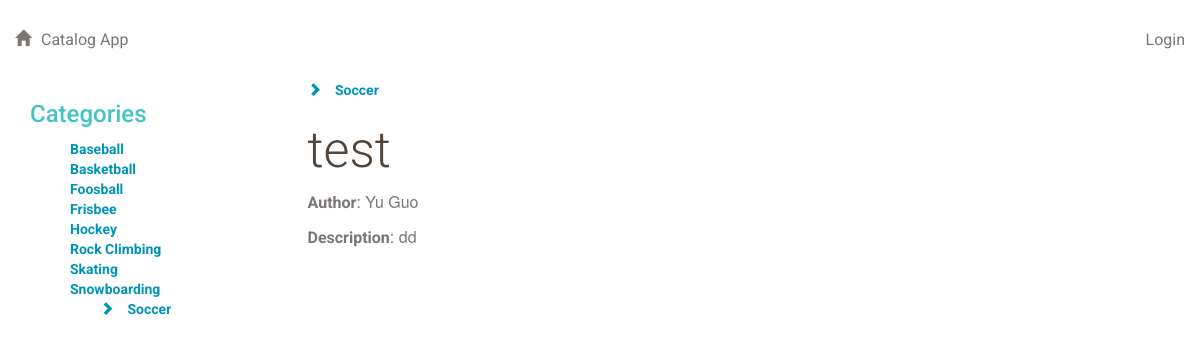
The app's page /catalog/Soccer/test/ with its own data.
### db.py (models this page shows, shortened)
class Category(Base):
    __tablename__ = 'category'
    id = Column(Integer, primary_key = True)
    name = Column(String(100), nullable = False, unique = True)
    user_id = Column(Integer, ForeignKey('user.id'))
    user = relationship(User)

class Item(Base):
    __tablename__ = 'item'
    id = Column(Integer, primary_key = True)
    name = Column(String(100), nullable = False, unique = True)
    description = Column(String(500))
    category_id = Column(Integer, ForeignKey('category.id'))
    category = relationship(Category, backref = backref('items', cascade = 'all, delete-orphan'))
    last_updated = Column(DateTime, server_default=sqlalchemy.func.now(), onupdate=sqlalchemy.func.now())
    user_id = Column(Integer, ForeignKey('user.id'))
    user = relationship(User)
    picture = Column(String(500))

class User(Base):
    __tablename__ = 'user'
    id = Column(Integer, primary_key=True)
    name = Column(String(250), nullable=False)
    email = Column(String(250), unique=True, nullable=False)
    picture = Column(String(500), nullable=True)

### application.py (the view)
@app.route('/catalog/<path:category_name>/<path:item_name>/')
def showCategoryItemByName(category_name, item_name):
    return render_template('ShowItem.html', \
                            categories = getCategories(), \
                            item = getItemByName(category_name, item_name), \
                            category_name = category_name)

### helper.py (called while the page is built)
def getCategories():
    return session.query(Category).order_by(asc(Category.name)).all()

def getItemByName(category_name, item_name):
    return session.query(Item).join(Item.category).filter(Category.name == category_name, Item.name == item_name).one()

### templates/ShowItem.html (shortened to what this page needs)
{% extends "main.html" %}
{% block content %}
<div class="row">
        <a href="{{url_for('showCategoryItemsByName', category_name = item.category.name)}}"><span class="glyphicon glyphicon-chevron-right" aria-hidden="true"></span> {{item.category.name}}</a>
        <h1>{{item.name}}</h1>
</div>
<div class="row">
    <p> <b>Author</b>: {{item.user.name}} </p>
    <p>
        <b>Description</b>: {{item.description}}
    </p>
</div>
{% endblock %}

### templates/inc/categories.html (shortened to what this page needs)
<div>
    <h2>Categories</h2>
</div>
<div>
<ul>
    {% for cat in categories %}
        <li><a href="{{url_for('showCategoryItemsByName', category_name = cat.name)}}">
        {% if category_name %}
            {% if category_name == cat.name %}
              <span class="glyphicon glyphicon-chevron-right" aria-hidden="true"></span>
            {% endif %}
        {% endif %}
        {{cat.name}}</a></li>
    {% endfor %}
</ul>
</div>

### static/styles.css (style rules this page uses)
* { font-family: "Helvetica Neue Bold", Roboto, Helvetica, Arial, sans-serif; font-weight: 700; }
h1 { font-family: "Helvetica Neue Light", Roboto, Helvetica, Arial, sans-serif; font-size: 50px; color: #51453B; line-height: 60px; font-weight: 300; }
h2 { font-size: 24px; color: #42C3C9; line-height: 29px; }
p { font-family: "Helvetica Neue", Roboto, Helvetica, Arial, sans-serif; font-size: 16px; color: #7B7573; line-height: 24px; font-weight: 400; }
a { font-size: 14px; color: #0093B9; line-height: 17px; }
.glyphicon { margin-right: 10px; }
ul { list-style-type: none; }

### records on screen
Category: name "Baseball"
Category: name "Basketball"
Category: name "Foosball"
Category: name "Frisbee"
Category: name "Hockey"
Category: name "Rock Climbing"
Category: name "Skating"
Category: name "Snowboarding"
Category: name "Soccer", category.name "Soccer"
Item: name "test", description "dd"
User: user.name "Yu Guo"
